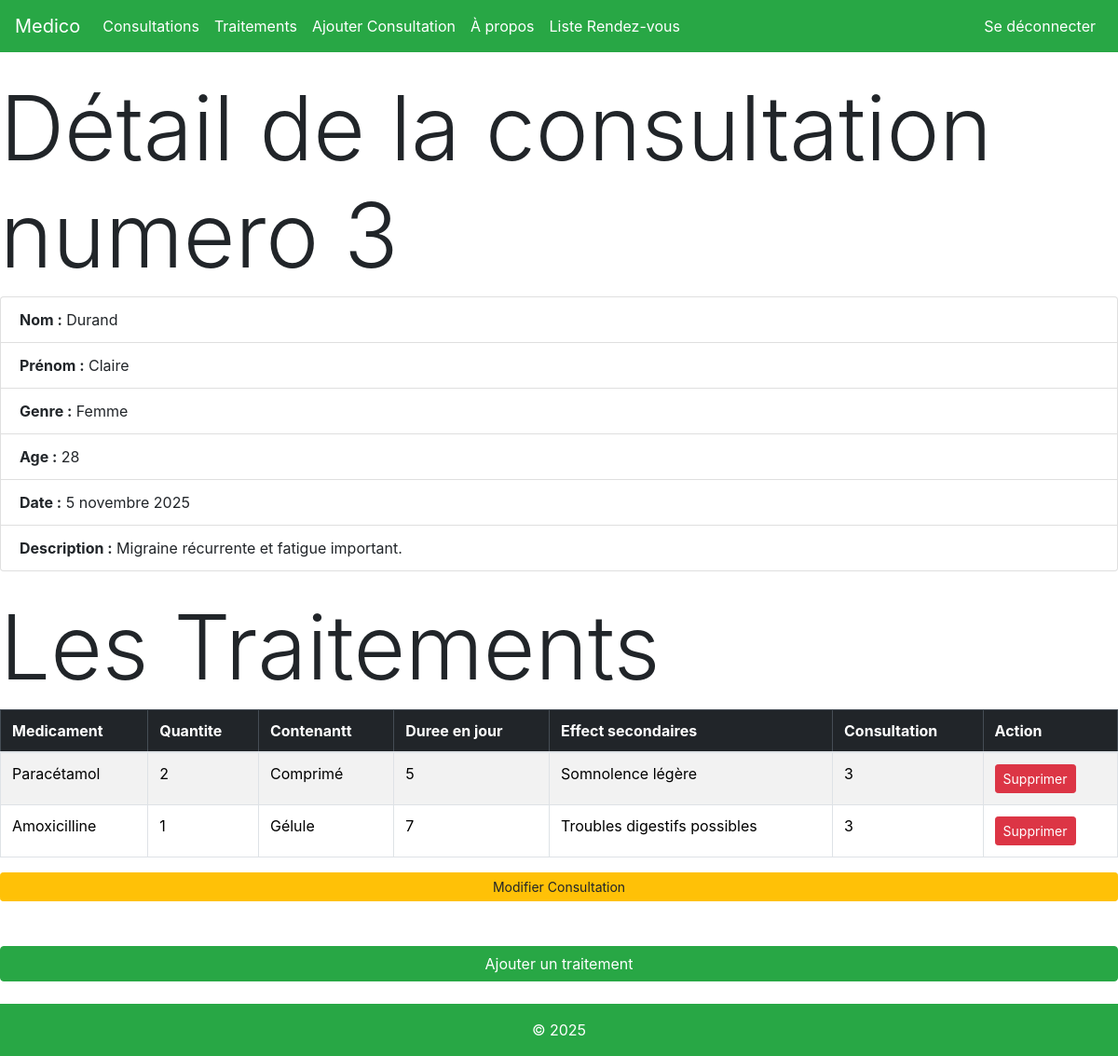
Screenshot of /consultations/3/ (signed in) with the database file from the repository.
### medico/models.py (models this page shows, shortened)
class Consultation(models.Model):
    GENRE_CHOIX = [('F', "Femme"), ('H', "Homme")]
    patient_nom = models.CharField(max_length=40, null=False)
    patient_prenom = models.CharField(max_length=30, null=False)
    patient_genre = models.CharField(max_length=1, null=False, choices=GENRE_CHOIX)
    patient_age = models.IntegerField(null=False)
    description = models.TextField(null=False)
    date_consultation = models.DateField(null=False)

class Traitement(models.Model):
    medicament=models.CharField(max_length=40, null=False)
    quantite=models.IntegerField(null=False)
    contenant=models.CharField(max_length=20, null=False)
    duree=models.IntegerField(null=False)  # durée en jours
    effects_secondaires=models.TextField(null=False, blank=True)
    consultation=models.ForeignKey(Consultation, on_delete=models.CASCADE, null=False)

### medico/views.py (the view)
# urls.py: path('consultations/<int:consultationID>/',views.consultationDetail, name='consultationDetail' ),
def consultationDetail(request, consultationID):
    permission = checkpermissions(request)
    if permission:
        return permission
    consultation=Consultation.objects.get(pk=consultationID)
    lesTraitements = consultation.traitement_set.all()
    context = {
        "consultation": consultation,
        "lesTraitements": lesTraitements,
    }
    return render(request,"medico/consultationDetails.html",context)

### medico/views.py (called while the page is built)
def checkpermissions(request):
    if not (request.session.get('is_doctor') or request.session.get('is_admin')):
        return redirect('about')

### medico/templates/medico/consultationDetails.html (shortened to what this page needs)
{% extends 'medico/main.html'%}
{% load django_bootstrap5 %}
{% block content %}
</head>
<body>
   <h1 class="display-1">Détail de la consultation numero {{ consultation.pk }}</h1>
<ul class="list-group" >
    <li class="list-group-item"><strong>Nom :</strong> {{ consultation.patient_nom }}</li>
    <li class="list-group-item"><strong>Prénom :</strong> {{ consultation.patient_prenom }}</li>
    <li class="list-group-item"><strong>Genre :</strong> {{ consultation.get_patient_genre_display }}</li>
    <li class="list-group-item"><strong>Age :</strong> {{ consultation.patient_age }}</li>
    <li class="list-group-item"><strong>Date :</strong> {{ consultation.date_consultation }}</li>
    <li class="list-group-item"><strong>Description :</strong> {{ consultation.description }}</li>
</ul>
<br>
<h1 class="display-1">Les Traitements </h1>
<div class="custom-table">
{% if lesTraitements %}
<table class="table table-striped table-bordered">
    <thead class="table-dark">
        <tr>
            <th>Medicament</th>
            <th>Quantite</th>
            <th>Contenantt</th>
            <th>Duree en jour</th>
            <th>Effect secondaires</th>
            <th>Consultation</th>
            <th>Action</th>
        </tr>
    </thead>
    <tbody>
        {% for unTraitement in lesTraitements %}
        <tr>
        <td>{{unTraitement.medicament}}</td>
        <td>{{unTraitement.quantite}}</td>
        <td>{{unTraitement.contenant}}</td>
        <td>{{unTraitement.duree}}</td>
        <td>{{unTraitement.effects_secondaires}}</td>
        <td>{{ unTraitement.consultation.id }}</td>
        <td><a class="btn btn-sm btn-danger" href="{% url 'delete_traitement' unTraitement.id %}">Supprimer</a></td>
        </tr>
        {% endfor %}
    </tbody>
</table>
</div>
{% else %}
<p>Aucunes Traitements.</p>
{% endif %}
 <a href="{% url 'editConsultation' consultation.id %}" class="btn btn-sm btn-warning mb-4">
        Modifier Consultation
    </a>
    <br>
    <a href="{% url 'ajouter_traitement' consultation.pk %}" class="btn btn-success mb-4">
        Ajouter un traitement
    </a>
{% endblock %}

### rows the page displays
Consultation: pk "3", patient_nom "Durand", patient_prenom "Claire", patient_genre "Femme", patient_age "28", date_consultation "5 novembre 2025", description "Migraine récurrente et fatigue important."
Traitement: medicament "Paracétamol", quantite "2", contenant "Comprimé", duree "5", effects_secondaires "Somnolence légère", consultation.id "3"
Traitement: medicament "Amoxicilline", quantite "1", contenant "Gélule", duree "7", effects_secondaires "Troubles digestifs possibles", consultation.id "3"
